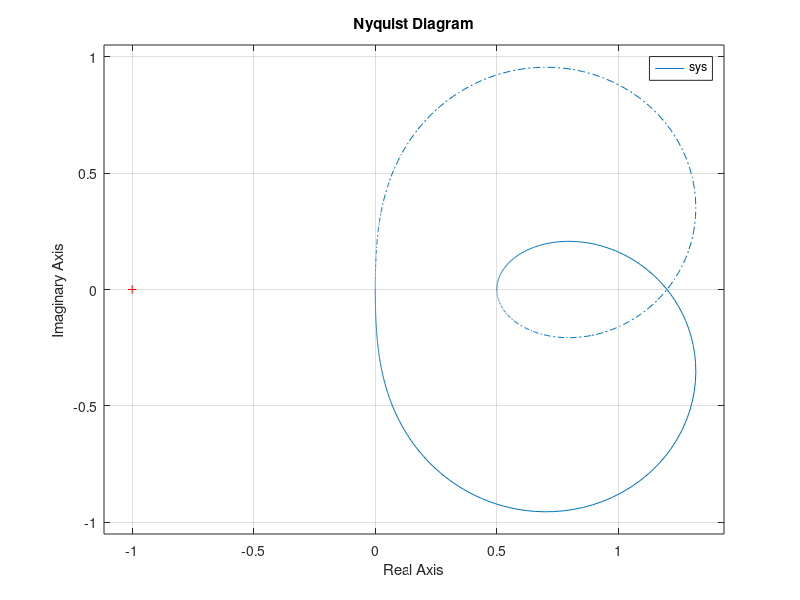

The MATLAB source for this figure: (Note: this script raises an error after producing the figure.)
% AAE 666 HW7 Exercise 4
% Tomoki Koike
close all; clear all; clc;
%%
% Control matrices 
beta = 1.2;
A = [0 1; -2 -1];
B = [0; 1];
C = [1, beta];
D = 0;

% Nyquist Plot 
sys = ss(A,B,C,D);
fig = figure("Renderer","painters","Position",[60 60 900 700]); 
nyquist(sys);  
saveas(fig, "ex4_nyquist.png")

% Observability and Controllability 
Qc = ctrb(A,B);
rankQc = rref(Qc);
Qo = obsv(A,C);
rankQo = rref(Qo);
%%
echo off;
% Quadratic stability LMI of the problem 

% Setup LMI
setlmis([]);
% P matrix
p = lmivar(1, [2, 1]);  % P
a = lmivar(1, [1, 1]);  % alpha

if D == 0
    % Equation 1
    lmi1 = newlmi;
    lmiterm([-lmi1, 1, 1, 0], a);  % aI
    lmiterm([-lmi1, 1, 2, 1], B', p);  % B'P
    lmiterm([-lmi1, 1, 2, 0], -C);  % -C
    lmiterm([-lmi1, 2, 2, 0], a);  % aI
    
    % Equation 2
    lmi2 = newlmi;
    lmiterm([lmi2, 1, 1, p], 1, A, 's');  % PA + A'P
    
    % Equation 3
    lmi3 = newlmi;
    lmiterm([-lmi3, 1, 1, p], 1, 1);  % 0 < P
    
    lmi4 = newlmi;
    lmiterm([lmi4, 1, 1, a], 1, 1);
else
    % Equation 1
    lmi1 = newlmi;
    lmiterm([lmi1, 1, 1, p], 1, A, 's');  % PA + A'P
    lmiterm([lmi1, 1, 1, a], 2, p);       % 2aP
    lmiterm([lmi1, 1, 2, p], 1, B);       % PB
    lmiterm([lmi1, 1, 2, 0], -C');        % -C'
    
    lmiterm([lmi1, 2, 2, 0],-D);          % -D
    lmiterm([lmi1, 2, 2, 0],-D');         % -D'
    
    % Equation 2
    lmi2 = newlmi;
    lmiterm([-lmi2, 1, 1, p], 1, 1);  % 0 < P
    
    % Equation 3
    lmi3 = newlmi;
    lmiterm([-lmi3, 1, 1, a], 1, 1);  % 0 < a
end

% Configure for solver
lmis = getlmis;
%%

% Results
[tfeas, xfeas] = feasp(lmis);
P = dec2mat(lmis, xfeas, p);
v1 = defcx(lmis, 2, a);
c = mat2dec(lmis, v1);
options = [1e-5 0 0 0 0];
[alpha, xopt] = mincx(lmis, c, options);
    
assert(tfeas < 0, "This results is infeasible.");
%%
% Save file as .m
matlab.internal.liveeditor.openAndConvert('aae666_hw7_ex4.mlx', ...
    convertStringsToChars('aae666_hw7_ex4.m'));